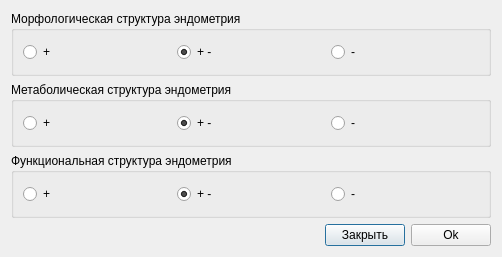
<?xml version="1.0" encoding="UTF-8"?>
<ui version="4.0">
 <class>ResultsWindow</class>
 <widget class="QDialog" name="ResultsWindow">
  <property name="windowModality">
   <enum>Qt::ApplicationModal</enum>
  </property>
  <property name="geometry">
   <rect>
    <x>0</x>
    <y>0</y>
    <width>502</width>
    <height>257</height>
   </rect>
  </property>
  <property name="windowTitle">
   <string>Dialog</string>
  </property>
  <property name="modal">
   <bool>true</bool>
  </property>
  <layout class="QVBoxLayout" name="verticalLayout_2">
   <item>
    <layout class="QVBoxLayout" name="verticalLayout">
     <item>
      <widget class="QGroupBox" name="groupBox">
       <property name="toolTip">
        <string>&lt;html&gt;&lt;head/&gt;&lt;body&gt;&lt;p&gt;Сходимость дифференцированного спектра в пределах 20ти-40ка едениц&lt;/p&gt;&lt;/body&gt;&lt;/html&gt;</string>
       </property>
       <property name="title">
        <string>Морфологическая структура эндометрия</string>
       </property>
       <layout class="QHBoxLayout" name="horizontalLayout_2">
        <item>
         <widget class="QRadioButton" name="morfo_p">
          <property name="text">
           <string>+</string>
          </property>
          <property name="checked">
           <bool>false</bool>
          </property>
         </widget>
        </item>
        <item>
         <widget class="QRadioButton" name="morfo_pm">
          <property name="text">
           <string>+ -</string>
          </property>
          <property name="checked">
           <bool>true</bool>
          </property>
         </widget>
        </item>
        <item>
         <widget class="QRadioButton" name="morfo_m">
          <property name="text">
           <string>-</string>
          </property>
         </widget>
        </item>
       </layout>
      </widget>
     </item>
     <item>
      <widget class="QGroupBox" name="groupBox_2">
       <property name="toolTip">
        <string>&lt;html&gt;&lt;head/&gt;&lt;body&gt;&lt;p&gt;Графическая сходимость флюорисценции эндометрия&lt;/p&gt;&lt;/body&gt;&lt;/html&gt;</string>
       </property>
       <property name="title">
        <string>Метаболическая структура эндометрия</string>
       </property>
       <layout class="QHBoxLayout" name="horizontalLayout_3">
        <item>
         <widget class="QRadioButton" name="meta_p">
          <property name="text">
           <string>+</string>
          </property>
          <property name="checked">
           <bool>false</bool>
          </property>
         </widget>
        </item>
        <item>
         <widget class="QRadioButton" name="meta_pm">
          <property name="text">
           <string>+ -</string>
          </property>
          <property name="checked">
           <bool>true</bool>
          </property>
         </widget>
        </item>
        <item>
         <widget class="QRadioButton" name="meta_m">
          <property name="text">
           <string>-</string>
          </property>
         </widget>
        </item>
       </layout>
      </widget>
     </item>
     <item>
      <widget class="QGroupBox" name="groupBox_3">
       <property name="toolTip">
        <string>&lt;html&gt;&lt;head/&gt;&lt;body&gt;&lt;p&gt;Рост ИА более чем 1.1; нормировка на интакт выше показателя сравнения&lt;/p&gt;&lt;/body&gt;&lt;/html&gt;</string>
       </property>
       <property name="title">
        <string>Функциональная структура эндометрия</string>
       </property>
       <layout class="QHBoxLayout" name="horizontalLayout_4">
        <item>
         <widget class="QRadioButton" name="funct_p">
          <property name="text">
           <string>+</string>
          </property>
          <property name="checked">
           <bool>false</bool>
          </property>
         </widget>
        </item>
        <item>
         <widget class="QRadioButton" name="funct_pm">
          <property name="text">
           <string>+ -</string>
          </property>
          <property name="checked">
           <bool>true</bool>
          </property>
         </widget>
        </item>
        <item>
         <widget class="QRadioButton" name="funct_m">
          <property name="text">
           <string>-</string>
          </property>
         </widget>
        </item>
       </layout>
      </widget>
     </item>
    </layout>
   </item>
   <item>
    <layout class="QHBoxLayout" name="horizontalLayout">
     <item>
      <spacer name="horizontalSpacer">
       <property name="orientation">
        <enum>Qt::Horizontal</enum>
       </property>
       <property name="sizeHint" stdset="0">
        <size>
         <width>40</width>
         <height>20</height>
        </size>
       </property>
      </spacer>
     </item>
     <item>
      <widget class="QPushButton" name="close_btn">
       <property name="text">
        <string>Закрыть</string>
       </property>
      </widget>
     </item>
     <item>
      <widget class="QPushButton" name="ok_btn">
       <property name="text">
        <string>Ok</string>
       </property>
      </widget>
     </item>
    </layout>
   </item>
  </layout>
 </widget>
 <resources/>
 <connections>
  <connection>
   <sender>close_btn</sender>
   <signal>clicked()</signal>
   <receiver>ResultsWindow</receiver>
   <slot>close()</slot>
   <hints>
    <hint type="sourcelabel">
     <x>358</x>
     <y>231</y>
    </hint>
    <hint type="destinationlabel">
     <x>250</x>
     <y>128</y>
    </hint>
   </hints>
  </connection>
 </connections>
</ui>
